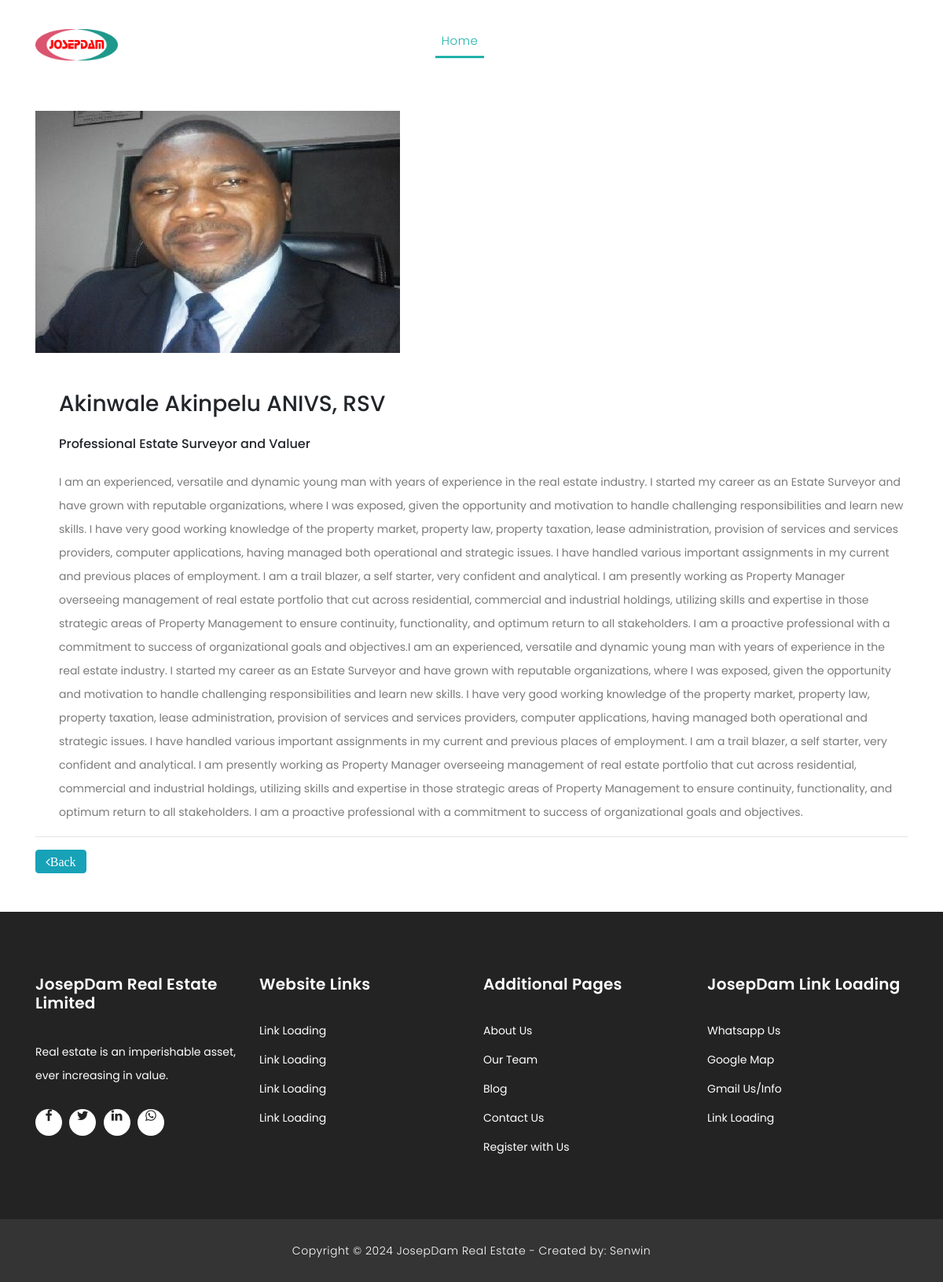
Page /article_team/7/ on the earlier database version.
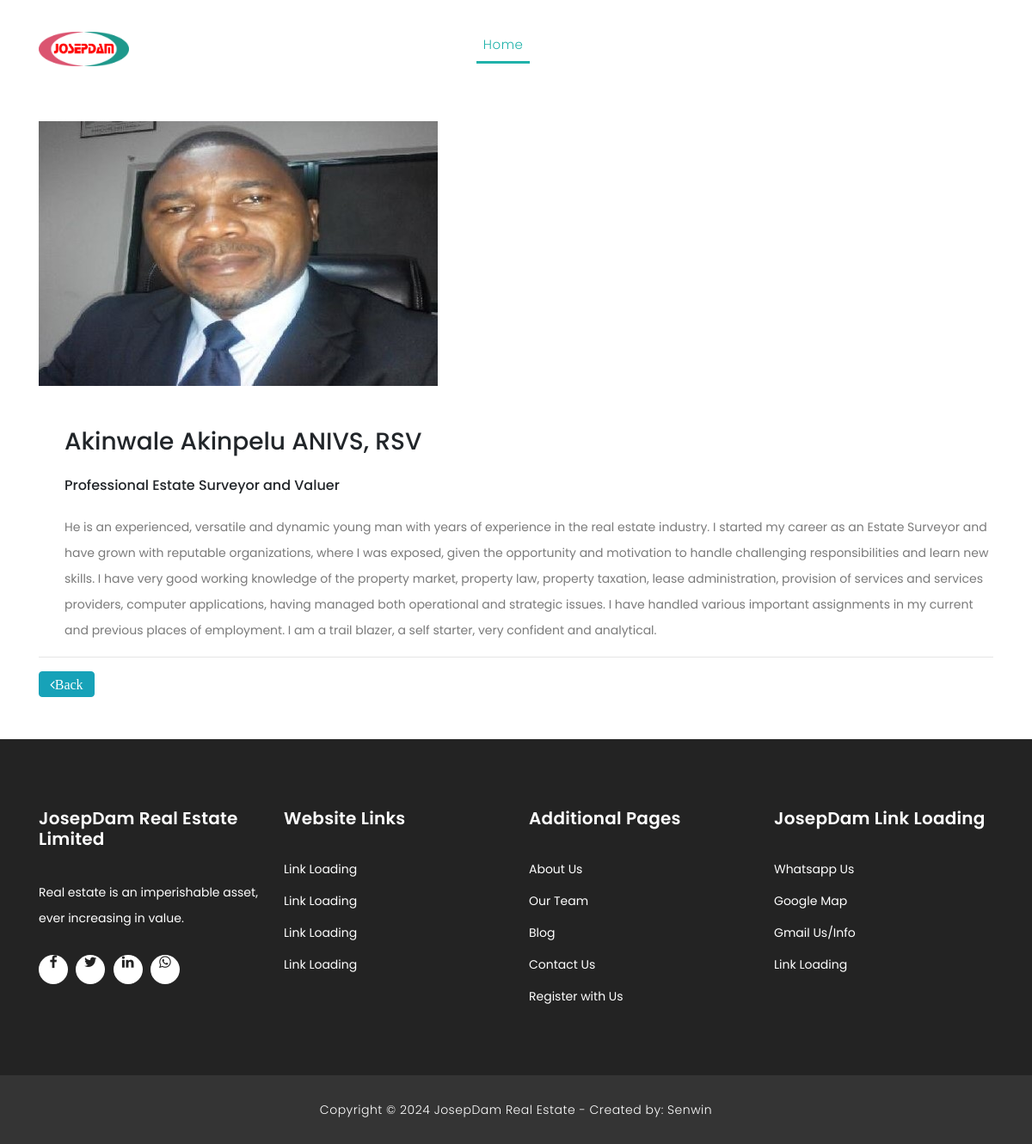
Same page on the later database version.
### josepdam/models.py (models this page shows, shortened)
class TeamsPost (models.Model):
    worker_name = models.CharField (max_length = 200, blank=True, null=True)
    worker_position = models.CharField (max_length = 200, blank=True, null=True)
    worker_description = models.TextField()
    worker_img = models.ImageField(upload_to='images')
    slug = models.SlugField (max_length=25)
    publish_date = models.DateTimeField (auto_now_add= True)
    author = models.ForeignKey(User, on_delete=models.CASCADE)
    class Meta:
        ordering =['-publish_date']

### josepdam/views.py (the view, shortened to what this page needs)
# urls.py: path('article_team/<int:pk>/', ArticleTeamDetailView.as_view(), name="detail-team"),
class ArticleTeamDetailView(DetailView):
    model = TeamsPost
    template_name = 'josep/article_team_detail.html'

### templates/josep/article_team_detail.html (shortened to what this page needs)
{% extends "base.html" %}
{% load static %}
{% block content%}
    <div class="page-headingdddddd header-text">
        <div class="container">
          <div class="row">
            <div class="col-md-12">
              <h1> <small><del></small> <sup>$</sup>{{ object.price }}</h1>
            </div>
          </div>
        </div>
      </div>
    <div class="services">
      <div class="container">
        <div class="row">
          <div class="col-md-6">
            <div>
              {% if object.worker_img %}
              <img src="{{ object.worker_img.url }}" alt="" class="img-fluid wc-image">
              {% endif %}
            </div> <br>
          </div>
        </div> <br>
        <div class="tabs-content" style="display: block;">
          <h3>{{ object.worker_name }}</h3><br>
          <h6>{{ object.worker_position }}</h6><br>
          <p>{{ object.worker_description|truncatechars:9000 }}</p>
        </div> <hr>
        <span>
           <a href="{% url 'team' %}" class="btn btn-info"><i class="fa fa-angle-left">Back</i></a>
        </span>
          <div class="col-lg-3">
          </div>
        </div>
        <br>
        <br>
      </div>
{% endblock %}

Differences in the rows shown:
changed TeamsPost "Akinwale Akinpelu ANIVS, RSV": worker_description "I am an experienced, versatile and dynamic young man with years of experience in the real estate industry. I started my career as an Estate Surveyor and have grown with reputable organizations, where I was exposed, given the opportunity and motivation to handle challenging responsibilities and learn new skills. I have very good working knowledge of the property market, property law, property taxation, lease administration, provision of services and services providers, computer applications, having managed both operational and strategic issues. I have handled various important assignments in my current and previous places of employment. I am a trail blazer, a self starter, very confident and…" → "He is an experienced, versatile and dynamic young man with years of experience in the real estate industry. I started my career as an Estate Surveyor and have grown with reputable organizations, where I was exposed, given the opportunity and motivation to handle challenging responsibilities and learn new skills. I have very good working knowledge of the property market, property law, property taxation, lease administration, provision of services and services providers, computer applications, having managed both operational and strategic issues. I have handled various important assignments in my current and previous places of employment. I am a trail blazer, a self starter, very confident…"
